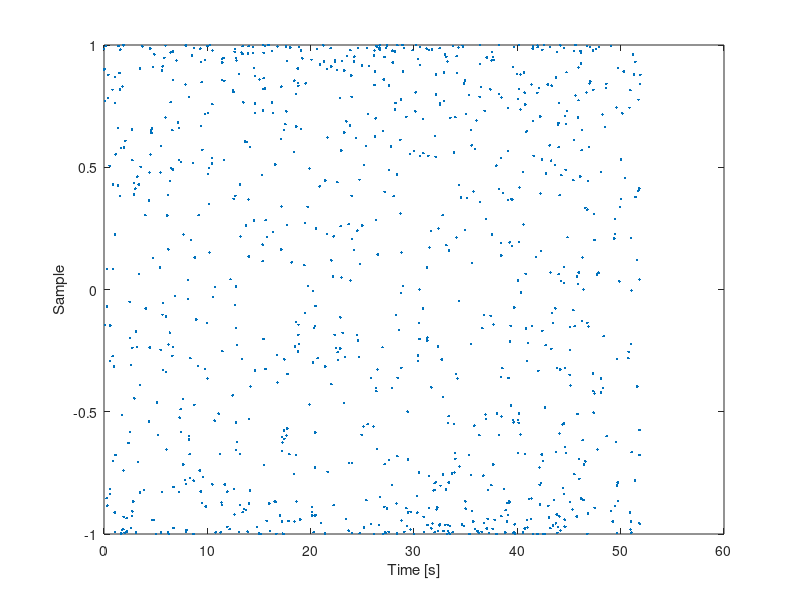
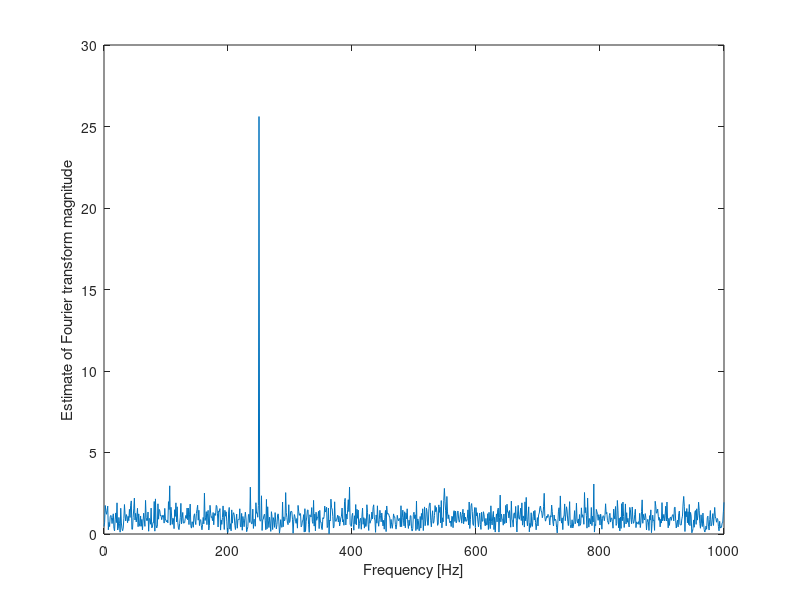
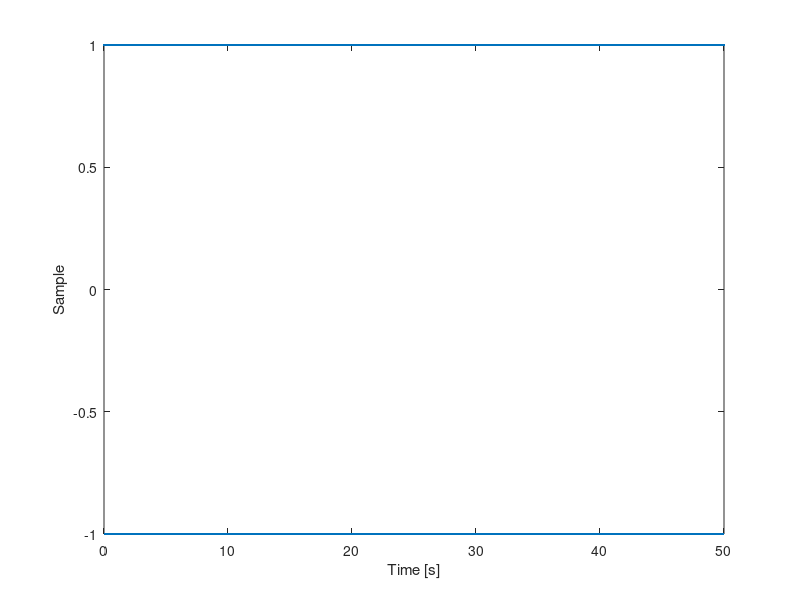
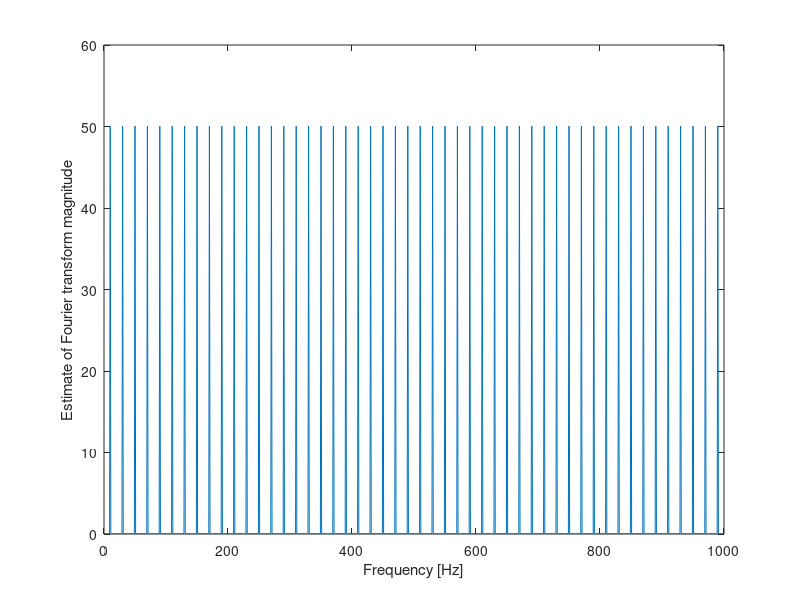

These figures' MATLAB source, in order:
clear; close all;
N = 1000; % Number of sample points
f_0 = 250; % Frequency of interest (Hz)
lambda = 20; % Poisson sampling rate (samples per second)
t = cumsum(exprnd(1/lambda,1,N)); %Poisson sampling times
samples = cos(2*pi*f_0 * t); %Samples at Poisson times
figure(1);
plot(t, samples, '.')
xlabel('Time [s]');
ylabel('Sample');
f = 0:1:1000; % Analyzed frequency range
P = @(f) 1 / lambda * sum(samples .* exp(-j * 2*pi*f * t));
P_f = arrayfun(P, f); % Executing Papoulis equation 10-210
figure(2);
plot(f, abs(P_f));
xlabel('Frequency [Hz]');
ylabel('Estimate of Fourier transform magnitude');

t = 0:0.05:50;
samples = cos(2*pi*f_0*t);
figure(3);
plot(t, samples, '.')
xlabel('Time [s]');
ylabel('Sample');
P = @(f) 1 / lambda * sum(samples .* exp(-j * 2*pi*f * t));
P_f = arrayfun(P, f); % Executing Papoulis equation 10-210
figure(4);
plot(f, abs(P_f));
xlabel('Frequency [Hz]');
ylabel('Estimate of Fourier transform magnitude');
